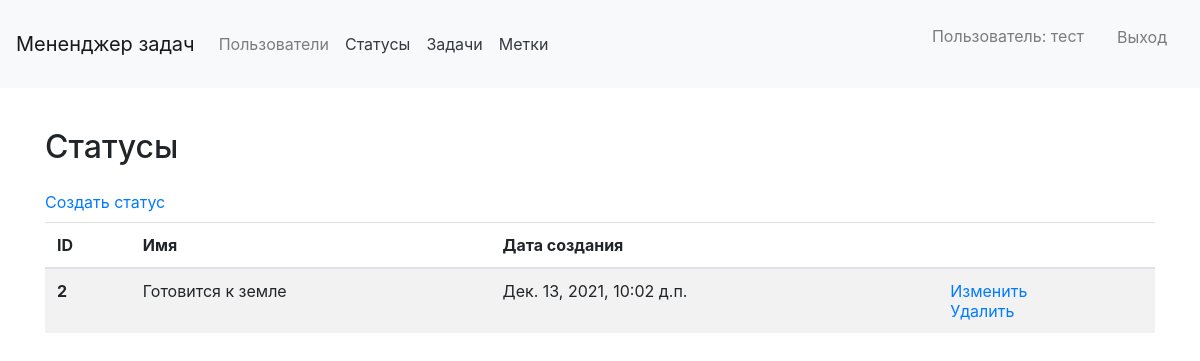
Before: /statuses/ (signed in) with the older database file.
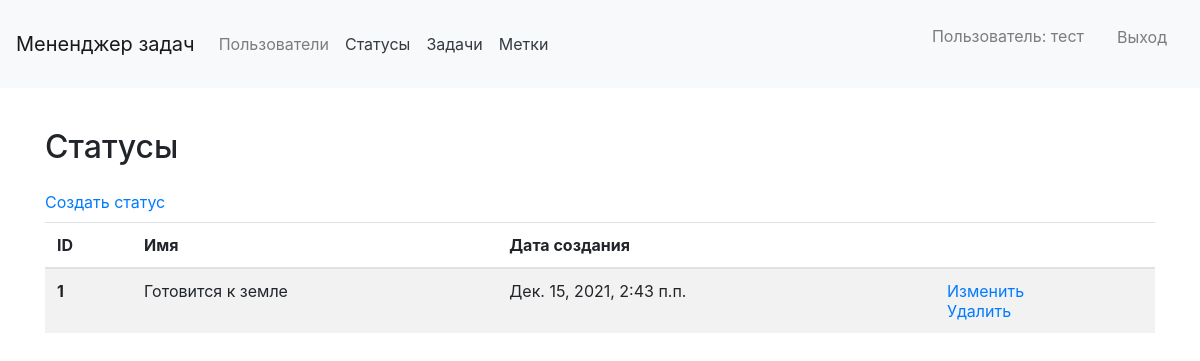
After: the same page with the newer database file.
### main_page/models.py (models this page shows)
class CustomUser(AbstractUser):
    def __str__(self):
        return self.username

### status/models.py (models this page shows, shortened)
class Status(models.Model):
    name = models.CharField(max_length=30)
    created_at = models.DateTimeField(auto_now_add=True)
    class Meta(object):
        verbose_name = 'status'
        verbose_name_plural = 'statuses'

### status/views.py (the view)
# urls.py: path('', StatusesListView.as_view(), name='statuses'),
class StatusesListView(LoginRequiredMixin, ListView):
    model = Status
    template_name = 'status/statuses_list.html'
    context_object_name = 'statuses_list'
    login_url = reverse_lazy('login_page')
    redirect_field_name = 'redirect_to'

### templates/status/statuses_list.html (shortened to what this page needs)
{% extends 'main_template.html' %}
{% load i18n %}
{% block title %}
    <head>
    </head>
{% endblock %}
{% block content %}
<div class="container wrapper flex-grow-1">
    <h1 class="my-4 h2">
        {% trans "Статусы" %}
    </h1>
    <a href='{% url "create_status" %}'>{% trans "Создать статус" %}</a>
    <table class="table table-striped mt-2">
    <thead>
        <tr>
        <th scope="col">ID</th>
        <th scope="col">{% trans "Имя" %}</th>
        <th scope="col">{% trans "Дата создания" %}</th>
        <th scope="col"></th>
        </tr>
    </thead>
    <tbody>
        {% for status in statuses_list %}
            <tr>
            <th scope="row">{{ status.pk }}</th>
            <td>{{ status.name }}</td>
            <td>{{ status.created_at }}</td>
            <td>
                {% if user.pk == request.user.pk %}
                    <a href="{% url 'update_status' status.pk %}">{% trans "Изменить" %}</a> <br>
                    <a href="{% url 'delete_status' status.pk %}">{% trans "Удалить" %}</a>
                {% endif %}
            </td>
            </tr>
        {% endfor %}
    </tbody>
    </table>
</div>
{% endblock %}

### templates/main_template.html (shortened to what this page needs)
{% load static %}
    {% load bootstrap4 %}
    {% bootstrap_css %}
{% load i18n %}
{% block title %}
{% endblock %}
<body class="d-flex flex-column min-vh-100">
    <nav class="navbar navbar-expand-lg navbar-light bg-light mb-3">
      <a class="navbar-brand" href="{% url 'home' %}"}>{% trans "Мененджер задач" %}</a>
      <div class="collapse navbar-collapse" id="navbarToggleExternalContent">
        <ul class="navbar-nav mr-auto">
          <li class="nav-item">
            <a class="nav-link" href="{% url 'users_page' %}">{% trans "Пользователи" %}</a>
          </li>
            {% if request.user.is_authenticated %}
                <a class="p-2 text-dark" href="{% url 'statuses' %}">{% trans 'Статусы' %}</a>
                <a class="p-2 text-dark" href="{% url 'tasks' %}">{% trans 'Задачи' %}</a>
                <a class="p-2 text-dark" href="#">{% trans 'Метки' %}</a>
            {% endif %}
        </ul>
        <ul class="navbar-nav">
                {% if request.user.is_authenticated %}
                <li class="nav-link">
                    <p class="nav-link">{% trans 'Пользователь' %}: {{ user.get_username }}</p>
                </li>
                <li class="btn nav-link">
                    <a class="nav-link" href="{% url 'logout' %}">{% trans 'Выход' %}</a>
                </li>
                {% endif %}
        </ul>
      </div>
    </nav>
{% block content %}
{% endblock %}
</body></html>

Changed rows visible on the page:
removed Status: pk "2", name "Готовится к земле", created_at "Дек. 13, 2021, 10:02 д.п."
added Status: pk "1", name "Готовится к земле", created_at "Дек. 15, 2021, 2:43 п.п."
